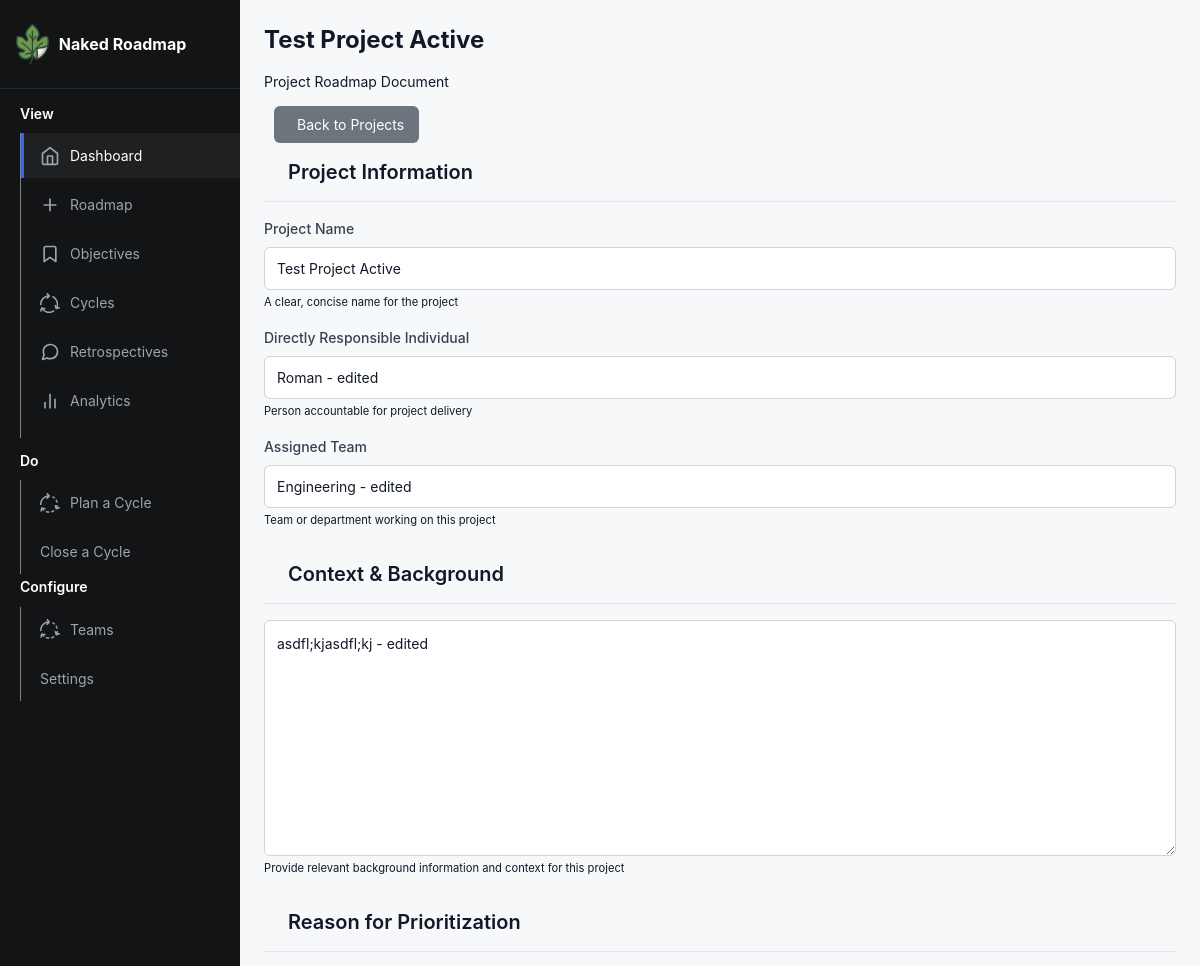
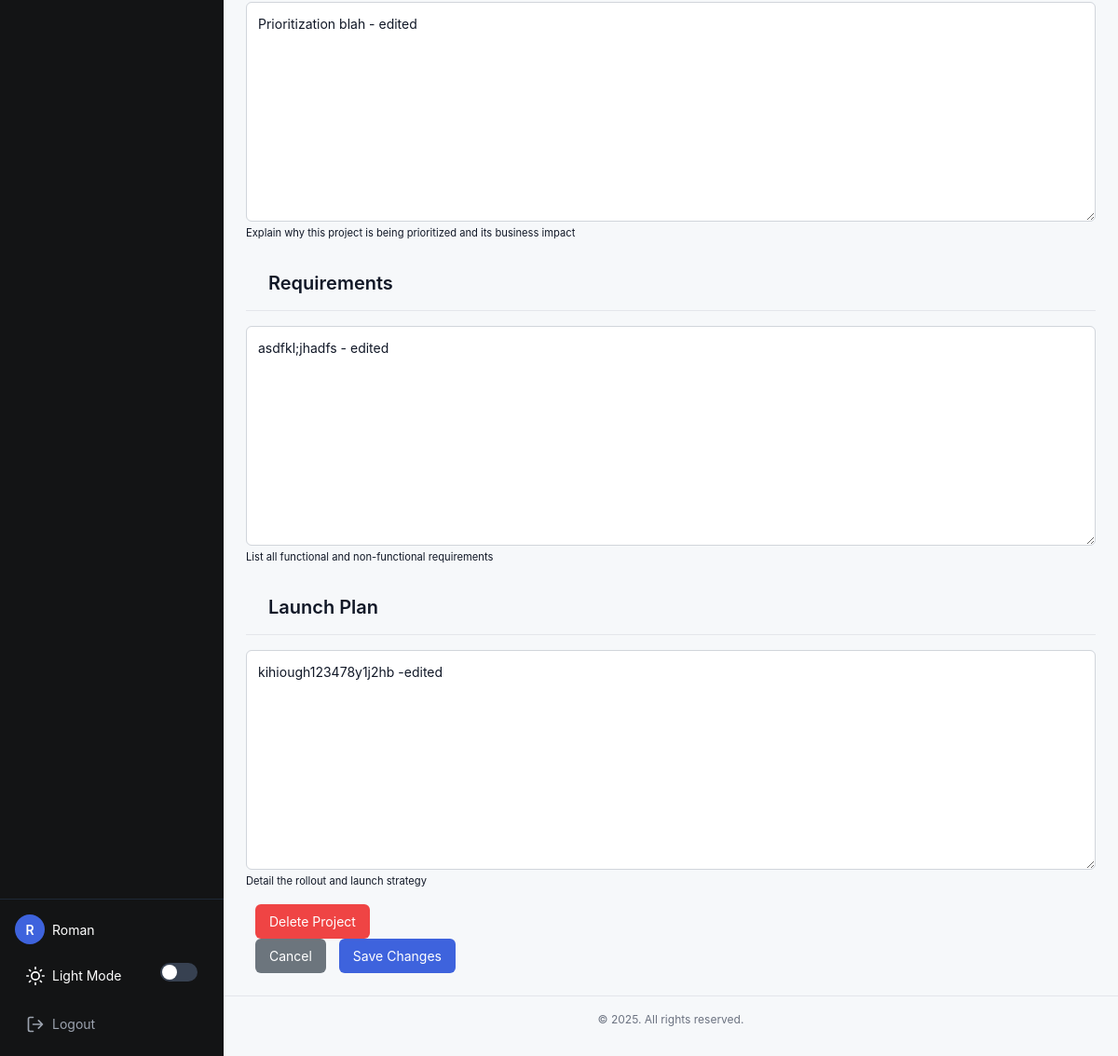
/project/4/edit/ (signed in), run on the app's committed database (2 pictures, top to bottom).
### app/models.py (models this page shows, shortened)
class User(UserMixin, db.Model):
    id: so.Mapped[int] = so.mapped_column(primary_key=True)
    username: so.Mapped[str] = so.mapped_column(sa.String(64), index=True, unique=True)
    email: so.Mapped[str] = so.mapped_column(sa.String(120), index=True, unique=True)
    password_hash: so.Mapped[Optional[str]] = so.mapped_column(sa.String(256))
    posts: so.WriteOnlyMapped['Post'] = so.relationship(back_populates='author')

class Project(db.Model):
    __tablename__ = "project"
    id: so.Mapped[int] = so.mapped_column(primary_key=True)
    name: so.Mapped[str] = so.mapped_column(sa.TEXT())
    created: so.Mapped[datetime] = so.mapped_column(index=True, default=lambda: datetime.now(timezone.utc))
    dri: so.Mapped[str] = so.mapped_column(sa.TEXT())
    team: so.Mapped[str] = so.mapped_column(sa.TEXT())
    context: so.Mapped[str] = so.mapped_column(sa.TEXT())
    why: so.Mapped[str] = so.mapped_column(sa.TEXT())
    requirements: so.Mapped[str] = so.mapped_column(sa.TEXT())
    launch: so.Mapped[str] = so.mapped_column(sa.TEXT())
    location: so.Mapped[str] = so.mapped_column(sa.TEXT(),  nullable=True, default="discussion")
    type: so.Mapped[str] = so.mapped_column(sa.TEXT(), nullable=True)
    status: so.Mapped[str] = so.mapped_column(sa.TEXT(), nullable=True, default="Active")
    objective_id = db.Column(db.Integer, db.ForeignKey('goal.id'), nullable=True)
    objective = db.relationship('Goal', backref=db.backref('projects', lazy='dynamic'))

### app/routes.py (the view, shortened to what this page needs)
@app.route('/project/<int:project_id>/edit/', methods=('GET', 'POST'))
@login_required
def edit_project(project_id):
    project = Project.query.filter_by(id=project_id).first_or_404()
    if not current_user.can_edit_project(project):
        flash('You do not have permission to edit this project.', 'error')
        return redirect(url_for('index'))
    form = CreateProject()
    if request.method == 'GET':
        form.name.data = project.name
        form.dri.data = project.dri
        form.team.data = project.team
        form.context.data = project.context
        form.why.data = project.why
        form.requirements.data = project.requirements
        form.launch.data = project.launch
    return render_template('edit.html', project=project, form=form)

### app/models.py (called while the page is built)
@login.user_loader
def load_user(id):
    return db.session.get(User, int(id))

### app/routes.py (called while the page is built)
@app.context_processor
def inject_csrf_token():
    return dict(csrf_token=generate_csrf())

### app/utils.py (called while the page is built)
def user_can_edit_project(self, project):
    return True

### app/templates/edit.html (shortened to what this page needs)
{% extends 'base.html' %}
{% block content %}
<div class="edit-project-container">
  <div class="page-header">
    <div>
      <h1 class="document-title">{{ project.name }}</h1>
      <p class="document-subtitle">Project Roadmap Document</p>
    </div>
    <div>
      <a href="{{ url_for('index') }}" class="btn btn-secondary">
         Back to Projects
      </a>
    </div>
  </div>
  <form id="edit-project-form" method="post" class="needs-validation">
    <div class="document-section">
      <h2 class="section-header">Project Information</h2>
      <div class="form-group">
        <label for="name" class="form-label required-field">{{ form.name.label.text }}</label>
        {{ form.name(class_="form-control", placeholder="Enter project name", autocomplete="off", required=true) }}
        <small class="form-hint">A clear, concise name for the project</small>
      </div>
      <div class="metadata-row">
        <div class="metadata-item">
          <div class="form-group">
            <label for="dri" class="form-label required-field">{{ form.dri.label.text }}</label>
            {{ form.dri(class_="form-control", placeholder="Name of responsible individual", required=true) }}
            <small class="form-hint">Person accountable for project delivery</small>
          </div>
        </div>
        <div class="metadata-item">
          <div class="form-group">
            <label for="team" class="form-label required-field">{{ form.team.label.text }}</label>
            {{ form.team(class_="form-control", placeholder="Team or department name", required=true) }}
            <small class="form-hint">Team or department working on this project</small>
          </div>
        </div>
      </div>
    </div>
    <div class="document-section">
      <h2 class="section-header">Context & Background</h2>
      <div class="form-group">
        <div class="rich-text-container">
        <textarea id="context" name="context" class="form-control rich-text-editor" rows="10">{{ project.context }}</textarea>
        </div>
        <small class="form-hint">Provide relevant background information and context for this project</small>
      </div>
    </div>
    <div class="document-section">
      <h2 class="section-header">Reason for Prioritization</h2>
      <div class="form-group">
        <div class="rich-text-container">
          {{ form.why(class_="form-control rich-text-editor", rows="10") }}
        </div>
        <small class="form-hint">Explain why this project is being prioritized and its business impact</small>
      </div>
    </div>
    <div class="document-section">
      <h2 class="section-header">Requirements</h2>
      <div class="form-group">
        <div class="rich-text-container">
          {{ form.requirements(class_="form-control rich-text-editor", rows="10") }}
        </div>
        <small class="form-hint">List all functional and non-functional requirements</small>
      </div>
    </div>
    <div class="document-section">
      <h2 class="section-header">Launch Plan</h2>
      <div class="form-group">
        <div class="rich-text-container">
          {{ form.launch(class_="form-control rich-text-editor", rows="10") }}
        </div>
        <small class="form-hint">Detail the rollout and launch strategy</small>
      </div>
    </div>
    <div class="actions-bar">
      <div>
        <button type="button" class="btn btn-danger" data-toggle="modal" data-target="#deleteConfirmModal">
          Delete Project
        </button>
      </div>
      <div>
        <a href="{{ url_for('index') }}" class="btn btn-secondary">Cancel</a>
        <button type="submit" id="save-button" class="btn btn-primary">
          Save Changes
        </button>
      </div>
    </div>
  </form>
</div>
{% endblock %}

### app/templates/base.html (shortened to what this page needs)
<!doctype html>
<html lang="en" data-theme="light">
<head>
  <link rel="stylesheet" href="https://stackpath.bootstrapcdn.com/bootstrap/4.3.1/css/bootstrap.min.css">
  <link rel="stylesheet" type="text/css" href={{ url_for('static', filename='./css/style.css')}}>
  <link href="static/fonts/Mulish/Mulish-VariableFont_wght.ttf" rel="stylesheet">
</head>
<body>
  <div class="app-container">
    <div class="sidebar">
      <div class="sidebar-header">
        <a href="{{ url_for('index')}}" class="logo">
          <img src="{{ url_for('static', filename='fig-icon.svg')}}" style="max-height:40px; margin-right:10px;">
          <span>Naked Roadmap</span>
        </a>
      </div>
      <nav class="sidebar-nav">
        <h6 style="margin:0px 20px; padding-bottom:10px;">View</h6>
        <ul>
          <li>
            <a href="{{ url_for('index') }}" class="active">
              <img src="{{ url_for('static', filename='./icons/dashboard.svg')}}" style="max-height:20px; margin-right:10px;">
              Dashboard
            </a>
          </li>
          <li>
            <a href="{{ url_for('projectspage') }}">
              <img src="{{ url_for('static', filename='./icons/roadmap.svg')}}" style="max-height:20px; margin-right:10px;">
              Roadmap
            </a>
          </li>
          <li>
            <a href="{{ url_for('createGoal') }}">
              <img src="{{ url_for('static', filename='./icons/objective.svg')}}" style="max-height:20px; margin-right:10px;">
              Objectives
            </a>
          </li>
          <li>
            <a href="{{ url_for('show_cycles') }}">
              <img src="{{ url_for('static', filename='./icons/cycle.svg')}}" style="max-height:20px; margin-right:10px;"> Cycles
            </a>
          </li>
          <li>
            <a href="#">
              <img src="{{ url_for('static', filename='./icons/retrospectives.svg')}}" style="max-height:20px; margin-right:10px;">
              Retrospectives
            </a>
          </li>
          <li>
            <a href="#">
              <img src="{{ url_for('static', filename='./icons/analytics.svg')}}" style="max-height:20px; margin-right:10px;">
              Analytics
            </a>
          </li>
          <li>
            <hr>
          </li>
        </ul>
        <h6 style="margin:0px 20px; padding-bottom:10px;">Do</h6>
        <ul>
          <li>
            <a href="{{url_for('plan_sprint') }}">
              <img src="{{ url_for('static', filename='./icons/cycle-2.svg')}}" style="max-height:20px; margin-right:10px;"> Plan a Cycle
            </a>
          </li>
          <li>
            <a href="#">
              Close a Cycle
            </a>
          </li>
        </ul>
        <h6 style="margin:0px 20px; padding-bottom:10px;">Configure</h6>
        <ul>
          <li>
            <a href="{{url_for('plan_sprint') }}">
              <img src="{{ url_for('static', filename='./icons/cycle-2.svg')}}" style="max-height:20px; margin-right:10px;"> Teams
            </a>
          </li>
          <li>
            <a href="#">
              Settings
            </a>
          </li>
        </ul>
      </nav>
      <div class="sidebar-footer">
        {% if current_user.is_anonymous %}
        <a href="{{ url_for('login') }}" class="btn-login">
          <svg width="20" height="20" viewBox="0 0 24 24" fill="none" xmlns="http://www.w3.org/2000/svg">
            <path d="M15 3h4a2 2 0 012 2v14a2 2 0 01-2 2h-4M10 17l5-5-5-5M15 12H3" stroke="currentColor" stroke-width="2" stroke-linecap="round" stroke-linejoin="round" />
          </svg>
          Login
        </a>
        <div class="theme-switch">
          <svg class="theme-switch-icon" xmlns="http://www.w3.org/2000/svg" width="20" height="20" viewBox="0 0 24 24" fill="none" stroke="currentColor" stroke-width="2" stroke-linecap="round" stroke-linejoin="round">
            <circle cx="12" cy="12" r="5"></circle>
            <line x1="12" y1="1" x2="12" y2="3"></line>
            <line x1="12" y1="21" x2="12" y2="23"></line>
            <line x1="4.22" y1="4.22" x2="5.64" y2="5.64"></line>
            <line x1="18.36" y1="18.36" x2="19.78" y2="19.78"></line>
            <line x1="1" y1="12" x2="3" y2="12"></line>
            <line x1="21" y1="12" x2="23" y2="12"></line>
            <line x1="4.22" y1="19.78" x2="5.64" y2="18.36"></line>
            <line x1="18.36" y1="5.64" x2="19.78" y2="4.22"></line>
          </svg>
          <span class="theme-switch-text">Light Mode</span>
          <label class="toggle-switch">
            <input type="checkbox" id="theme-toggle">
            <span class="toggle-slider"></span>
          </label>
        </div>
        {% else %}
        <div class="user-info">
          <div class="user-avatar">{{ current_user.username[0] }}</div>
          <span>{{ current_user.username }}</span>
        </div>
        <div class="theme-switch">
          <span class="theme-switch-text">Light Mode</span>
          <label class="toggle-switch">
            <span class="toggle-slider"></span>
          </label>
        </div>
        <a href="{{ url_for('logout') }}" class="btn-logout">
          <svg width="20" height="20" viewBox="0 0 24 24" fill="none" xmlns="http://www.w3.org/2000/svg">
            <path d="M9 21H5a2 2 0 01-2-2V5a2 2 0 012-2h4M16 17l5-5-5-5M21 12H9" stroke="currentColor" stroke-width="2" stroke-linecap="round" stroke-linejoin="round" />
          </svg>
          Logout
        </a>
        {% endif %}
      </div>
    </div>
    <div class="main-content">
      <div class="content-container">
        {% block content %}{% endblock %}
      </div>
      <footer class="app-footer">
        <p>&copy; {{ config.company_name }} 2025. All rights reserved.</p>
      </footer>
    </div>
  </div>
</body>
</html>

### data on the page
User: username "R", username "Roman"
Project: name "Test Project Active", dri "Roman - edited", team "Engineering - edited", context "asdfl;kjasdfl;kj - edited", why "Prioritization blah - edited", requirements "asdfkl;jhadfs - edited", launch "kihiough123478y1j2hb -edited"
